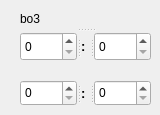
    <widget class="QWidget" name="page_3">
     <widget class="QSplitter" name="splitter_7">
      <property name="geometry">
       <rect>
        <x>20</x>
        <y>10</y>
        <width>131</width>
        <height>51</height>
       </rect>
      </property>
      <property name="orientation">
       <enum>Qt::Vertical</enum>
      </property>
      <widget class="QLabel" name="label_23">
       <property name="text">
        <string>bo3</string>
       </property>
      </widget>
      <widget class="QSplitter" name="splitter_8">
       <property name="orientation">
        <enum>Qt::Horizontal</enum>
       </property>
       <widget class="QSpinBox" name="b3_l_1">
        <property name="maximum">
         <number>5</number>
        </property>
       </widget>
       <widget class="QLabel" name="label_24">
        <property name="font">
         <font>
          <family>Arial</family>
          <pointsize>10</pointsize>
          <weight>75</weight>
          <bold>true</bold>
         </font>
        </property>
        <property name="text">
         <string>:</string>
        </property>
       </widget>
       <widget class="QSpinBox" name="b3_r_1">
        <property name="maximum">
         <number>5</number>
        </property>
       </widget>
      </widget>
     </widget>
     <widget class="QSplitter" name="splitter_15">
      <property name="geometry">
       <rect>
        <x>20</x>
        <y>80</y>
        <width>131</width>
        <height>26</height>
       </rect>
      </property>
      <property name="orientation">
       <enum>Qt::Horizontal</enum>
      </property>
      <widget class="QSpinBox" name="b3_l_2">
       <property name="maximum">
        <number>5</number>
       </property>
      </widget>
      <widget class="QLabel" name="label_31">
       <property name="font">
        <font>
         <family>Arial</family>
         <pointsize>10</pointsize>
         <weight>75</weight>
         <bold>true</bold>
        </font>
       </property>
       <property name="text">
        <string>:</string>
       </property>
      </widget>
      <widget class="QSpinBox" name="b3_r_2">
       <property name="maximum">
        <number>5</number>
       </property>
      </widget>
     </widget>
    </widget>
